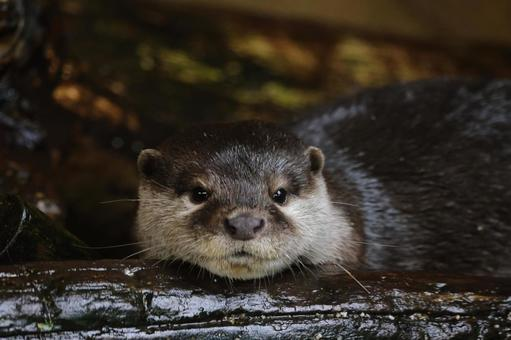
#> input picture chapter05/soodal.jpeg, 511 x 340 px
$ python histogram.py
#> lines starting #> are read from the running program, lines starting #| are printed output that depends on the picture; after the words box and inside, x2 and y2 are one past the last pixel; in counts of white or black regions, pixels touching at a corner belong together
import numpy as np
import cv2 as cv
import matplotlib.pyplot as plt

def calcGrayHist(src):
    channels = [0]
    histSize = [256]
    histRange = [0, 256]

    hist = cv.calcHist([src], channels, None, histSize, histRange)

    return hist


def getGrayHistImage(hist):
    _, histMax, _, _ = cv.minMaxLoc(hist)

    imgHist = np.ones((100, 256), np.uint8) * 255
    for x in range(imgHist.shape[1]):
        pt1 = (x, 100)
        pt2 = (x, 100 - int(hist[x, 0] * 100 / histMax))
        cv.line(imgHist, pt1, pt2, 0)

    return imgHist

# [7 lines of commented-out code are left out]

def histgoram_equalization():
    src = cv.imread('soodal.jpeg',cv.IMREAD_GRAYSCALE)
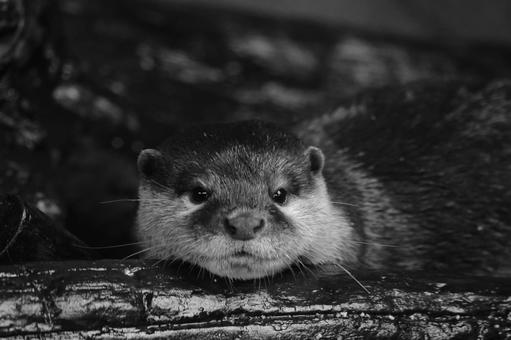
#> src: shape (340, 511); min 0, max 236, mean 47.7

    if src is None:
        print('Image load failed')
        return

    dst = cv.equalizeHist(src)
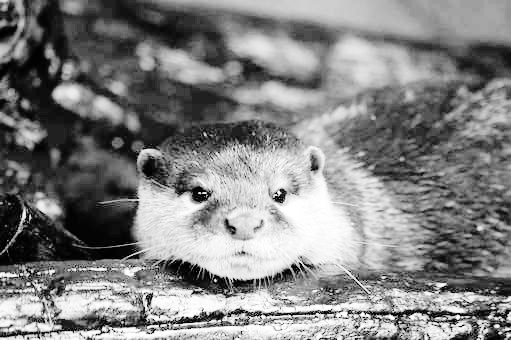
#> dst: shape (340, 511); min 0, max 255, mean 129.4

    cv.imshow('src',src)
    cv.imshow('srcHist',getGrayHistImage(calcGrayHist(src)))
#> in calcGrayHist, `hist = cv.calcHist([src], channels, None, histSize, histRange)`: hist = 256 values, max 5620 at index 22, min 0 at index 229, mean 678.7
#> in getGrayHistImage, `_, histMax, _, _ = cv.minMaxLoc(hist)`: histMax = 5620
#> the loop in getGrayHistImage, `for x in range(imgHist.shape[1]):` made 256 passes
#> pt2 on passes 1 to 3: (0, 100), (1, 100), (2, 100)
#> after the loop in getGrayHistImage, `for x in range(imgHist.shape[1]):`:
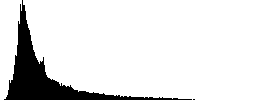
#> imgHist: shape (100, 256); 88.4% white; 2 black regions (1 under 20 px), largest, box (x1, y1, x2, y2) and area: (4, 0, 192, 100) 2980

    cv.imshow('dst',dst)
    cv.imshow('dstHist',getGrayHistImage(calcGrayHist(dst)))
#> the loop in getGrayHistImage (call 2), `for x in range(imgHist.shape[1]):` made 256 passes
#> pt2 on passes 1 to 3: (0, 95), (1, 91), (2, 90)
#> after the loop in getGrayHistImage (call 2), `for x in range(imgHist.shape[1]):`:
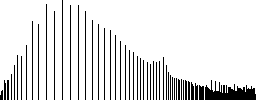
#> imgHist: shape (100, 256); 88.1% white; 49 black regions, largest, box (x1, y1, x2, y2) and area: (205, 80, 256, 100) 599, (62, 0, 63, 100) 100, (46, 4, 47, 100) 96

    cv.waitKey()
    cv.destroyAllWindows()

histgoram_equalization()
